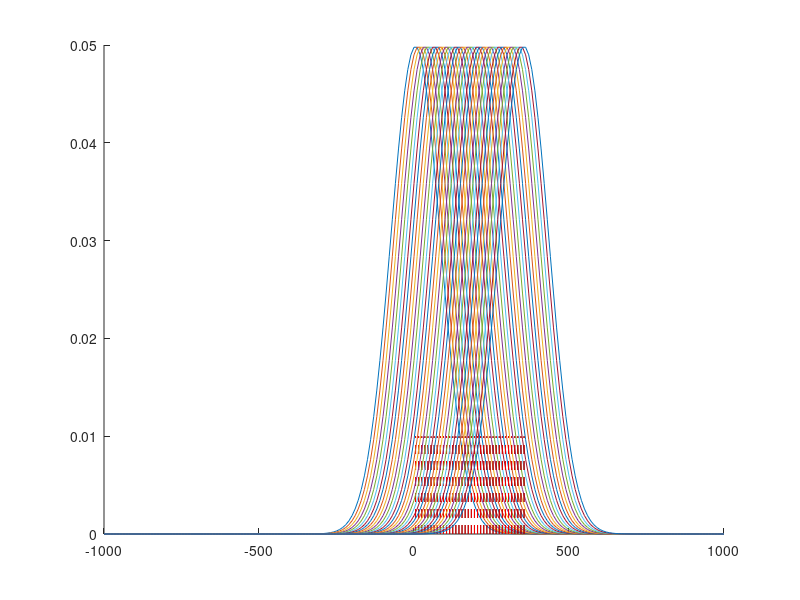

The MATLAB script that drew this image: (Note: this script raises an error after producing the figure.)

%This setting permits to obtain a good approximation of the continous
%posterior obtained from bayesian inference when multiplying two discretes
%pdfs. The "sample" (Jazayeri) space x must be large enough so that the
%discrete pdfs approximate properly their continuous version.

clear; close all

uLl=[5:10:355]';
uPr=225;
%x must be large enough.
x=[-1000:10:1000]';
%sl and sp must be small enough. The approximation is exact below 100.
sl=ones(36,1)*80;
sp=ones(36,1)*80;
sM=0.01;

for i=1:numel(uLl)
    %llh
    l(:,i)=((sl(i)*sqrt(2*pi)).^-1).*exp(-0.5*((x-uLl(i)).^2)/(sl(i).^2));
    l(:,i)=l(:,i)/sum(l(:,i));    
    
    %prior
    pr(:,i)=((sp(i)*sqrt(2*pi)).^-1).*exp(-0.5*((x-uPr).^2)/(sp(i).^2));
    pr(:,i)=pr(:,i)/sum(pr(:,i));
    
    %posterior
    po(:,i)=l(:,i).*pr(:,i)/sum(l(:,i).*pr(:,i));
    uPo(i,1)=sum(x.*po(:,i));
    sPo(i,1)=sum(sqrt(po(:,i).*(x-uPo(i)).^2));
    
    %estimate
    sEs(i,1)=sPo(i)+sM;
   
    hold all
    plot(x,l(:,i))
    plot([uLl(i) uLl(i)],[0 0.01],'--k')
    plot([sum(x.*l(:,i)) sum(x.*l(:,i))],[0 0.01],'--r')

    drawnow
    pause(0.)
end


for i=1:numel(uLl)
    ucheck=sum(x.*l(:,i));
    uLl(i);
    fprintf('\n %f %f \n',ucheck,uLl(i))
end


%% How to make the fitting quicker?
clear; close all

uLl=[5:10:355]';
uPr=225;
%sl and sp must be small enough. The approximation is exact below 100.
sl=ones(36,1)*80;
sp=ones(36,1)*80;
sM=0.01;






%%
l=@(x) ((sl*sqrt(2*pi)).^-1).*exp(-0.5*((x-uLl).^2)/(sl.^2));
pr=@(x) ((sp*sqrt(2*pi)).^-1).*exp(-0.5*((x-uPr).^2)/(sp.^2))/sum(((sp*sqrt(2*pi)).^-1).*exp(-0.5*((x-uPr).^2)/(sp.^2)));
upo=@(x) x.*(l(x).*pr(x))/sum(l(x).*pr(x));
integral(upo,-1000,1000);


integral(l,-1000,1000)

%%





for i=1:numel(uLl)
    %llh
    l(:,i)=((sl(i)*sqrt(2*pi)).^-1).*exp(-0.5*((x-uLl(i)).^2)/(sl(i).^2));
    l(:,i)=l(:,i)/sum(l(:,i));    
    
    %prior
    pr(:,i)=((sp(i)*sqrt(2*pi)).^-1).*exp(-0.5*((x-uPr).^2)/(sp(i).^2));
    pr(:,i)=pr(:,i)/sum(pr(:,i));
    
    %posterior
    po(:,i)=l(:,i).*pr(:,i)/sum(l(:,i).*pr(:,i));
    uPo(i,1)=sum(x.*po(:,i));
    sPo(i,1)=sum(sqrt(po(:,i).*(x-uPo(i)).^2));
    
    %estimate
    sEs(i,1)=sPo(i)+sM;
   
    hold all
    plot(x,l(:,i))
    plot([uLl(i) uLl(i)],[0 0.01],'--k')
    plot([sum(x.*l(:,i)) sum(x.*l(:,i))],[0 0.01],'--r')

    drawnow
    pause(0.)
end


for i=1:numel(uLl)
    ucheck=sum(x.*l(:,i));
    uLl(i);
    fprintf('\n %f %f \n',ucheck,uLl(i))
end
